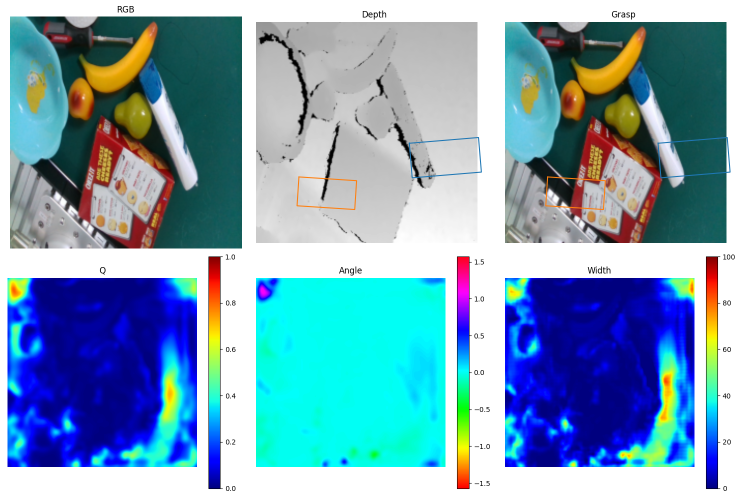
#> input picture Graspnet_Evaluation/GRASPNET_ROBIN_EINFLUSS_RFB_240628_1907_Orginal_GR-Convnet3_mit_3_residual_Blocks_einem_RFB_2_MDAF_und_nur_2_ConfT2D/0.png, 1500 x 1000 px (shown at 1/2 size)
$ python -i image.py   (imports and definitions only)   (older library calls are emulated)
#> lines starting #> are read from the running program, lines starting #| are printed output that depends on the picture
import warnings

import cv2
import matplotlib.pyplot as plt
import numpy as np
from imageio import imread
from skimage.transform import rotate, resize

# [1 line not run here, left out]


class Image:
    """
    Wrapper around an image with some convenient functions.
    """

    def __init__(self, img):
        self.img = img

    def __getattr__(self, attr):
        # Pass along any other methods to the underlying ndarray
        return getattr(self.img, attr)

    @classmethod
    def from_file(cls, fname):
        return cls(imread(fname))

    def copy(self):
        """
        :return: Copy of self.
        """
        return self.__class__(self.img.copy())

    # [10 lines left out: function crop, not called in this run]

    def cropped(self, *args, **kwargs):
        """
        :return: Cropped copy of the image.
        """
        i = self.copy()
        i.crop(*args, **kwargs)
        return i

    # [73 lines left out: functions normalise, resize, resized, rotate, rotated, show and 2 more, not called in this run]


class DepthImage(Image):
    def __init__(self, img):
        super().__init__(img)

    @classmethod
    def from_file(cls, fname):
        return cls(imread(fname))

    # [38 lines left out: function from_pcd, not called in this run]

    @classmethod
    def from_tiff(cls, fname):
        return cls(imread(fname))

    # [35 lines left out: functions inpaint, gradients, normalise, not called in this run]


class WidthImage(Image):
    """
    A width image is one that describes the desired gripper width at each pixel.
    """

    # [13 lines left out: functions zoom, normalise, not called in this run]

>>> import cv2
>>> picture = cv2.imread('../../Graspnet_Evaluation/GRASPNET_ROBIN_EINFLUSS_RFB_240628_1907_Orginal_GR-Convnet3_mit_3_residual_Blocks_einem_RFB_2_MDAF_und_nur_2_ConfT2D/0.png', cv2.IMREAD_GRAYSCALE)
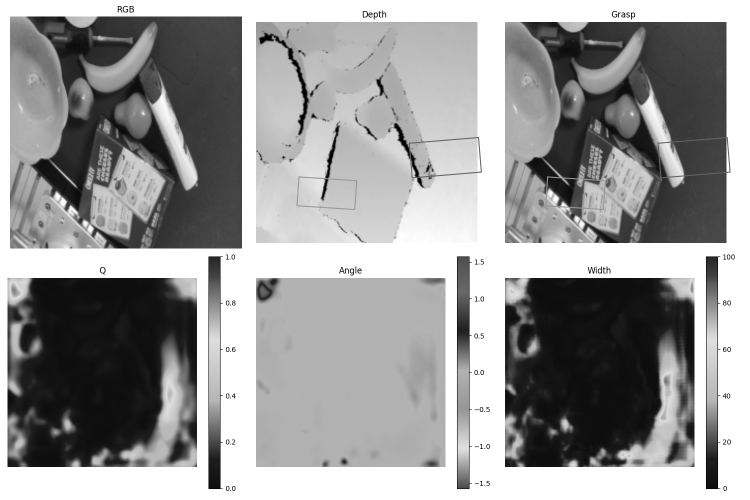
#> picture: shape (1000, 1500) (shown at 1/2 size); min 0, max 255, mean 154.1
#> (the run stopped early here; a loop or call above may not have finished)

$ run again, on Graspnet_Evaluation/GRASPNET_ROBIN_EINFLUSS_RFB_240628_1907_Orginal_GR-Convnet3_mit_3_residual_Blocks_einem_RFB_2_MDAF_und_nur_2_ConfT2D/10.png
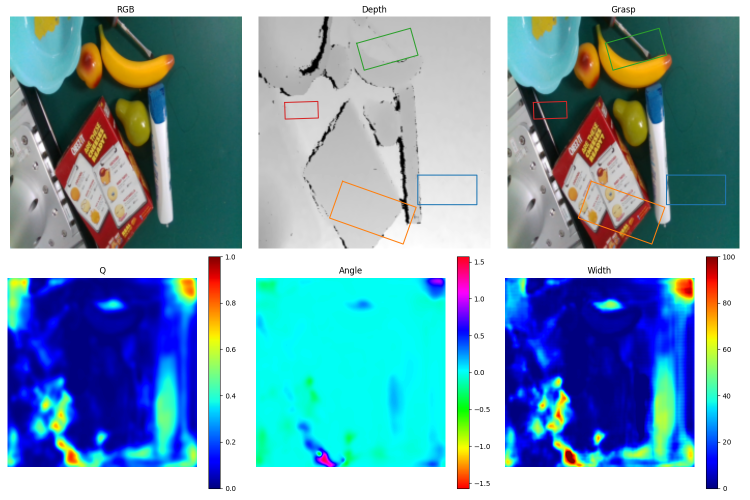
#> input picture Graspnet_Evaluation/GRASPNET_ROBIN_EINFLUSS_RFB_240628_1907_Orginal_GR-Convnet3_mit_3_residual_Blocks_einem_RFB_2_MDAF_und_nur_2_ConfT2D/10.png, 1500 x 1000 px (shown at 1/2 size)
#> `picture = cv2.imread('../../Graspnet_Evaluation/GRASPNET_ROBIN_EINFLUS..`:
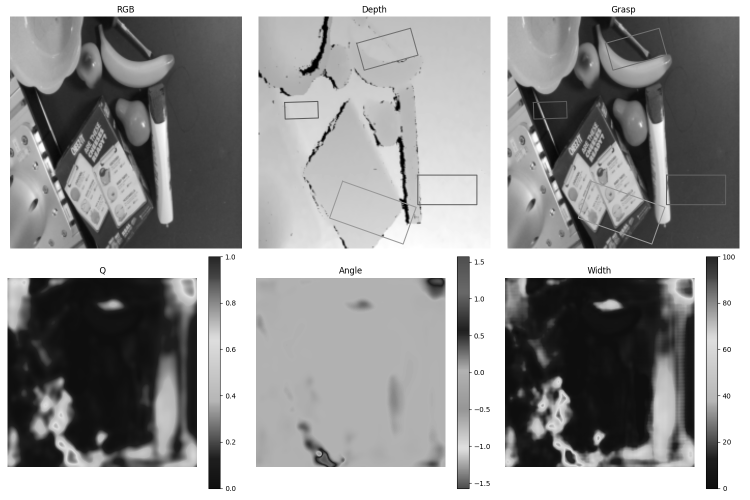
#> picture: shape (1000, 1500) (shown at 1/2 size); min 0, max 255, mean 153.9

$ run again, on Graspnet_Evaluation/GRASPNET_ROBIN_EINFLUSS_RFB_240628_1907_Orginal_GR-Convnet3_mit_3_residual_Blocks_einem_RFB_2_MDAF_und_nur_2_ConfT2D/11.png
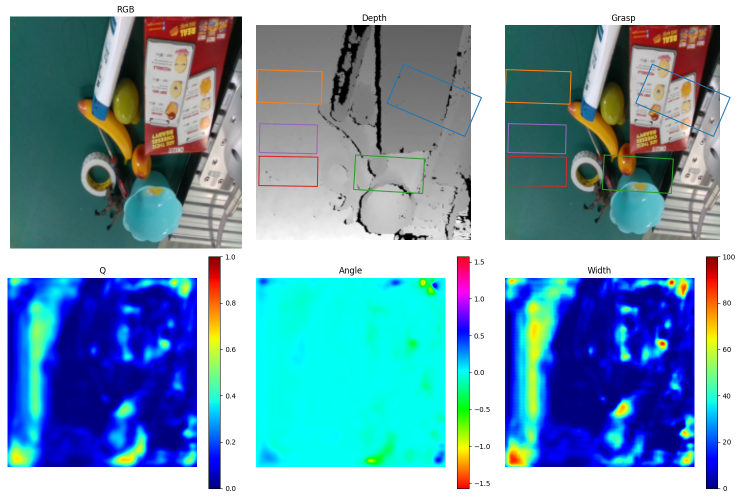
#> input picture Graspnet_Evaluation/GRASPNET_ROBIN_EINFLUSS_RFB_240628_1907_Orginal_GR-Convnet3_mit_3_residual_Blocks_einem_RFB_2_MDAF_und_nur_2_ConfT2D/11.png, 1500 x 1000 px (shown at 1/2 size)
#> `picture = cv2.imread('../../Graspnet_Evaluation/GRASPNET_ROBIN_EINFLUS..`:
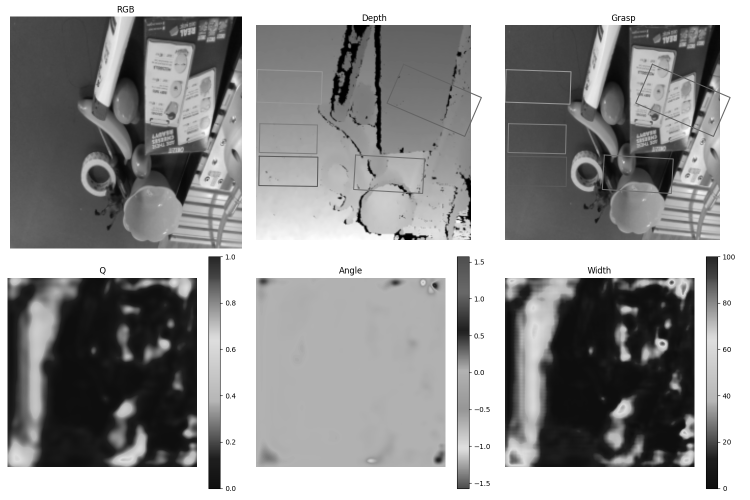
#> picture: shape (1000, 1500) (shown at 1/2 size); min 0, max 255, mean 152.4

$ run again, on Graspnet_Evaluation/GRASPNET_ROBIN_EINFLUSS_RFB_240628_1907_Orginal_GR-Convnet3_mit_3_residual_Blocks_einem_RFB_2_MDAF_und_nur_2_ConfT2D/12.png
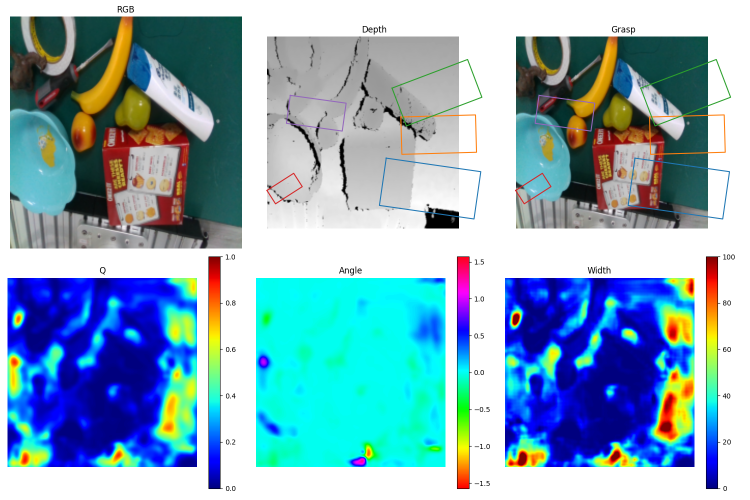
#> input picture Graspnet_Evaluation/GRASPNET_ROBIN_EINFLUSS_RFB_240628_1907_Orginal_GR-Convnet3_mit_3_residual_Blocks_einem_RFB_2_MDAF_und_nur_2_ConfT2D/12.png, 1500 x 1000 px (shown at 1/2 size)
#> `picture = cv2.imread('../../Graspnet_Evaluation/GRASPNET_ROBIN_EINFLUS..`:
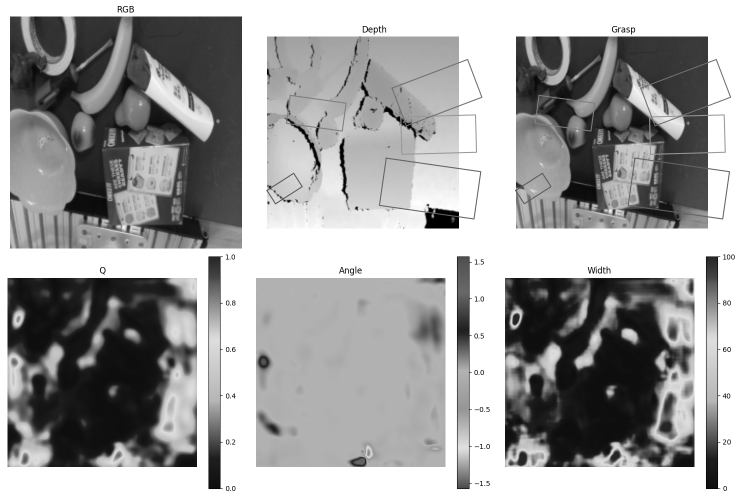
#> picture: shape (1000, 1500) (shown at 1/2 size); min 0, max 255, mean 163
